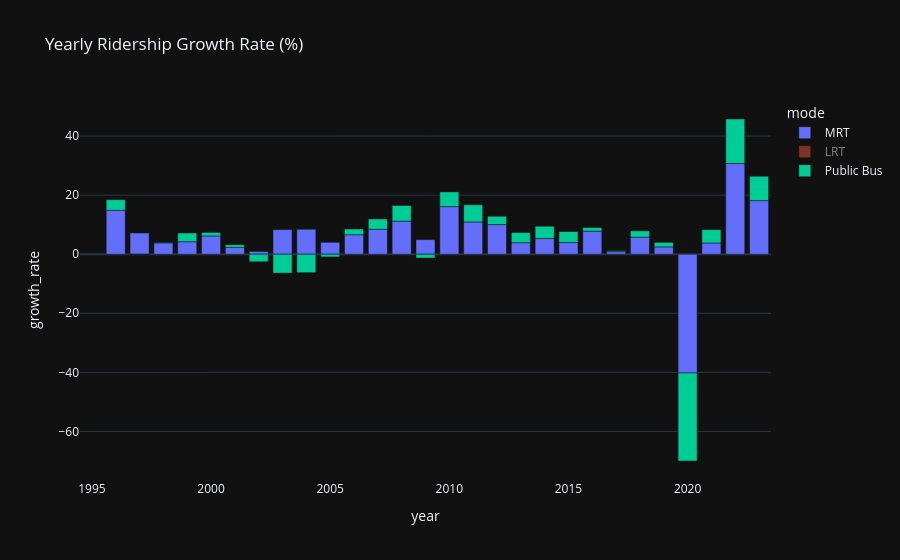

The code cell stored with this chart in its notebook:
### Markdown cell above
#### DASHBOARD CHART 2: BAR CHART

### Code cell
daily_ridership["growth_rate"] = daily_ridership.groupby("mode")["ridership"].pct_change() * 100

fig = px.bar(daily_ridership, x="year", y="growth_rate", color="mode",
             title="Yearly Ridership Growth Rate (%)",
             template="plotly_dark")

for trace in fig.data:
    if trace.name == "LRT":
        trace.visible = "legendonly"

fig.show()

### Figure 1 — Plotly figure (JSON) as saved in the notebook; plotly's stock layout.template omitted (floating-point values rounded to 4 significant figures)
{"data": [{"alignmentgroup": "True", "hovertemplate": "mode=MRT<br>year=%{x}<br>growth_rate=%{y}<extra></extra>", "legendgroup": "MRT", "marker": {"color": "#636efa", "pattern": {"shape": ""}}, "name": "MRT", "offsetgroup": "MRT", "orientation": "v", "showlegend": true, "textposition": "auto", "type": "bar", "x": [1995, 1996, 1997, 1998, 1999, 2000, 2001, 2002, 2003, 2004, 2005, 2006, 2007, 2008, 2009, 2010, 2011, 2012, 2013, 2014, 2015, 2016, 2017, 2018, 2019, 2020, 2021, 2022, 2023], "xaxis": "x", "y": [null, 14.86, 7.176, 3.842, 4.228, 6.187, 2.292, 0.9337, 8.326, 8.454, 4.016, 6.586, 8.452, 11.2, 4.947, 16.11, 10.92, 10.02, 3.881, 5.299, 3.946, 7.802, 0.8724, 5.766, 2.483, -40.22, 3.806, 30.71, 18.14], "yaxis": "y"}, {"alignmentgroup": "True", "hovertemplate": "mode=LRT<br>year=%{x}<br>growth_rate=%{y}<extra></extra>", "legendgroup": "LRT", "marker": {"color": "#EF553B", "pattern": {"shape": ""}}, "name": "LRT", "offsetgroup": "LRT", "orientation": "v", "showlegend": true, "textposition": "auto", "type": "bar", "visible": "legendonly", "x": [1995, 1996, 1997, 1998, 1999, 2000, 2001, 2002, 2003, 2004, 2005, 2006, 2007, 2008, 2009, 2010, 2011, 2012, 2013, 2014, 2015, 2016, 2017, 2018, 2019, 2020, 2021, 2022, 2023], "xaxis": "x", "y": [null, null, null, -12.5, 385600.0, 44.44, 5.128, -4.878, 28.21, 10.0, 25.45, 7.246, 6.757, 11.39, 2.273, 11.11, 11.0, 11.71, 6.452, 3.788, 10.95, 18.42, 5.556, 4.737, 4.523, -33.17, 8.633, 21.85, 9.783], "yaxis": "y"}, {"alignmentgroup": "True", "hovertemplate": "mode=Public Bus<br>year=%{x}<br>growth_rate=%{y}<extra></extra>", "legendgroup": "Public Bus", "marker": {"color": "#00cc96", "pattern": {"shape": ""}}, "name": "Public Bus", "offsetgroup": "Public Bus", "orientation": "v", "showlegend": true, "textposition": "auto", "type": "bar", "x": [1995, 1996, 1997, 1998, 1999, 2000, 2001, 2002, 2003, 2004, 2005, 2006, 2007, 2008, 2009, 2010, 2011, 2012, 2013, 2014, 2015, 2016, 2017, 2018, 2019, 2020, 2021, 2022, 2023], "xaxis": "x", "y": [null, 3.622, -0.06414, 0.1605, 2.948, 1.183, 0.9228, -2.56, -6.412, -6.25, -0.9269, 1.943, 3.495, 5.286, -1.296, 4.989, 5.814, 2.836, 3.447, 4.166, 3.732, 1.234, 0.33, 2.151, 1.536, -29.79, 4.517, 15.06, 8.264], "yaxis": "y"}], "layout": {"barmode": "relative", "legend": {"title": {"text": "mode"}, "tracegroupgap": 0}, "title": {"text": "Yearly Ridership Growth Rate (%)"}, "xaxis": {"anchor": "y", "domain": [0, 1], "title": {"text": "year"}}, "yaxis": {"anchor": "x", "domain": [0, 1], "title": {"text": "growth_rate"}}}}
